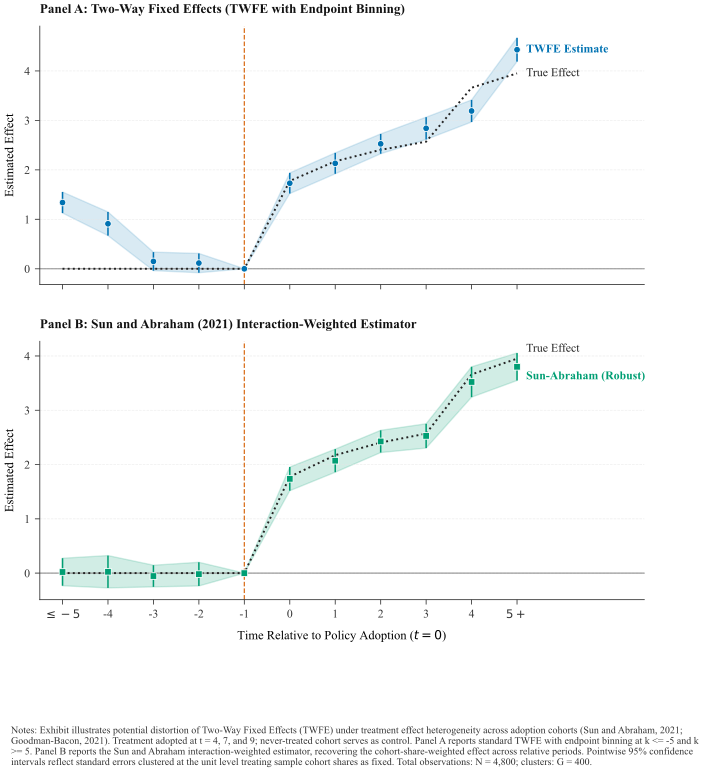

The script that saved this image:
"""
Publication-Grade Event-Study Plot for Staggered Difference-in-Differences.
Demonstrates Two-Way Fixed Effects (TWFE) negative-weighting distortion under cohort heterogeneity,
and provides the Sun and Abraham (2021) Interaction-Weighted heterogeneity-robust correction.

Citations:
- Sun, L., & Abraham, S. (2021). Estimating dynamic treatment effects in event study designs with
  heterogeneous treatment effects. Journal of Econometrics, 225(2), 175-199.
  DOI: 10.1016/j.jeconom.2020.09.006
- Goodman-Bacon, A. (2021). Difference-in-differences with variation in treatment timing.
  Journal of Econometrics, 225(2), 254-277.
  DOI: 10.1016/j.jeconom.2021.03.014
- Callaway, B., & Sant'Anna, P. H. (2021). Difference-in-differences with multiple time periods.
  Journal of Econometrics, 225(2), 200-230.
  DOI: 10.1016/j.jeconom.2020.12.001
"""

from pathlib import Path
import numpy as np
import pandas as pd
import matplotlib.pyplot as plt
import statsmodels.api as sm


def simulate_staggered_panel(n_units=400, n_periods=12, seed=42):
    """
    Simulates a panel dataset with staggered policy adoption and cohort-heterogeneous treatment effects.
    - Cohort 4: adopts at t = 4 (high initial shock, steep growth)
    - Cohort 7: adopts at t = 7 (moderate shock, moderate growth)
    - Cohort 9: adopts at t = 9 (low shock, flat growth)
    - Cohort 999: never-treated comparison units
    """
    np.random.seed(seed)
    unit_ids = np.repeat(np.arange(1, n_units + 1), n_periods)
    time_periods = np.tile(np.arange(1, n_periods + 1), n_units)
    
    cohort_assignment = np.random.choice([4, 7, 9, 999], size=n_units, p=[0.25, 0.25, 0.25, 0.25])
    cohorts = np.repeat(cohort_assignment, n_periods)
    
    df = pd.DataFrame({
        "unit": unit_ids,
        "time": time_periods,
        "cohort": cohorts
    })
    
    df["rel_time"] = np.where(df["cohort"] == 999, -999, df["time"] - df["cohort"])
    
    # Unit and Time Fixed Effects
    unit_fe = np.random.normal(5.0, 1.5, size=n_units)
    time_fe = 1.2 * np.sin(np.arange(1, n_periods + 1) / 2.0)
    
    df["alpha_i"] = unit_fe[df["unit"].values - 1]
    df["gamma_t"] = time_fe[df["time"].values - 1]
    
    # Cohort-heterogeneous treatment effects
    k_val = np.maximum(0, df["rel_time"].values)
    te = np.zeros(len(df))
    
    mask4 = (df["cohort"].values == 4) & (df["rel_time"].values >= 0)
    te[mask4] = 3.0 + 1.2 * np.log(k_val[mask4] + 1.0)
    
    mask7 = (df["cohort"].values == 7) & (df["rel_time"].values >= 0)
    te[mask7] = 1.5 + 0.4 * np.log(k_val[mask7] + 1.0)
    
    mask9 = (df["cohort"].values == 9) & (df["rel_time"].values >= 0)
    te[mask9] = 0.8 + 0.1 * np.log(k_val[mask9] + 1.0)
    
    df["true_te"] = te
    epsilon = np.random.normal(0, 1.0, size=len(df))
    df["outcome"] = df["alpha_i"] + df["gamma_t"] + te + epsilon
    
    return df


def get_cohort_treatment_effect(cohort, rel_time):
    """
    Evaluates the DGP treatment effect function tau_c(k) for cohort c at relative time k.
    For rel_time < 0, effect is 0.0 under the parallel trends assumption.
    For rel_time >= 0, effects follow cohort-specific logarithmic growth.
    """
    if rel_time < 0:
        return 0.0
    if cohort == 4:
        return 3.0 + 1.2 * np.log(rel_time + 1.0)
    elif cohort == 7:
        return 1.5 + 0.4 * np.log(rel_time + 1.0)
    elif cohort == 9:
        return 0.8 + 0.1 * np.log(rel_time + 1.0)
    return 0.0


def compute_true_effect_estimand(df, min_event=-5, max_event=5, n_periods=12):
    """
    Computes the true cohort-share-weighted average treatment effect estimand for each event time k.
    Matches the estimand targeted by the Sun and Abraham (2021) interaction-weighted estimator:
    - For interior event times (min_event < k < max_event), the cohort-share-weighted average of
      tau_c(k) over cohorts observed at k, using the realized cohort sizes in df.
    - For endpoint bins (k <= min_event and k >= max_event), the cohort-share-weighted average over
      cohorts of each cohort's mean effect across the event times that cohort contributes to the bin.
    """
    cohort_list = [4, 7, 9]
    cohort_sizes = {c: int((df["cohort"] == c).sum() // n_periods) for c in cohort_list}
    window = list(range(min_event, max_event + 1))
    estimands = {}
    
    for k in window:
        if k == min_event:
            active_c = []
            mean_effects = []
            weights = []
            for c in cohort_list:
                ks_c = [t - c for t in range(1, n_periods + 1) if (t - c) <= min_event]
                if ks_c:
                    active_c.append(c)
                    weights.append(cohort_sizes[c])
                    mean_effects.append(np.mean([get_cohort_treatment_effect(c, k_c) for k_c in ks_c]))
            total_w = sum(weights)
            estimands[k] = float(sum(w * eff for w, eff in zip(weights, mean_effects)) / total_w)
        elif k == max_event:
            active_c = []
            mean_effects = []
            weights = []
            for c in cohort_list:
                ks_c = [t - c for t in range(1, n_periods + 1) if (t - c) >= max_event]
                if ks_c:
                    active_c.append(c)
                    weights.append(cohort_sizes[c])
                    mean_effects.append(np.mean([get_cohort_treatment_effect(c, k_c) for k_c in ks_c]))
            total_w = sum(weights)
            estimands[k] = float(sum(w * eff for w, eff in zip(weights, mean_effects)) / total_w)
        else:
            active_c = []
            effects = []
            weights = []
            for c in cohort_list:
                if 1 <= c + k <= n_periods:
                    active_c.append(c)
                    weights.append(cohort_sizes[c])
                    effects.append(get_cohort_treatment_effect(c, k))
            total_w = sum(weights)
            estimands[k] = float(sum(w * eff for w, eff in zip(weights, effects)) / total_w)
            
    return estimands


def estimate_event_study(df, min_event=-5, max_event=5):
    """
    Estimates both standard TWFE (with endpoint binning) and the Sun-Abraham (2021)
    Interaction-Weighted estimator, using never-treated units as the comparison pool.
    """
    df = df.copy()
    window = list(range(min_event, max_event + 1))
    
    # --------------------------------------------------------------------------
    # 1. TWFE with Endpoint Binning
    # --------------------------------------------------------------------------
    df["twfe_lead_bin"] = ((df["cohort"] != 999) & (df["rel_time"] <= min_event)).astype(float)
    df["twfe_lag_bin"] = ((df["cohort"] != 999) & (df["rel_time"] >= max_event)).astype(float)
    
    twfe_regressors = ["twfe_lead_bin"]
    for k in window:
        if k in (min_event, max_event, -1):
            continue
        vname = f"twfe_k_{k}"
        df[vname] = ((df["cohort"] != 999) & (df["rel_time"] == k)).astype(float)
        twfe_regressors.append(vname)
    twfe_regressors.append("twfe_lag_bin")
    
    X_fe = pd.get_dummies(df[["unit", "time"]], columns=["unit", "time"], drop_first=True, dtype=float)
    X_twfe = pd.concat([df[twfe_regressors], X_fe], axis=1)
    X_twfe = sm.add_constant(X_twfe)
    
    fit_twfe = sm.OLS(df["outcome"], X_twfe).fit(cov_type="cluster", cov_kwds={"groups": df["unit"]})
    
    twfe_res = []
    for k in window:
        if k == -1:
            twfe_res.append({"event_time": -1, "est": 0.0, "se": 0.0, "ci_lo": 0.0, "ci_hi": 0.0})
        elif k == min_event:
            est = fit_twfe.params["twfe_lead_bin"]
            se = fit_twfe.bse["twfe_lead_bin"]
            twfe_res.append({"event_time": k, "est": est, "se": se, "ci_lo": est - 1.96 * se, "ci_hi": est + 1.96 * se})
        elif k == max_event:
            est = fit_twfe.params["twfe_lag_bin"]
            se = fit_twfe.bse["twfe_lag_bin"]
            twfe_res.append({"event_time": k, "est": est, "se": se, "ci_lo": est - 1.96 * se, "ci_hi": est + 1.96 * se})
        else:
            vname = f"twfe_k_{k}"
            est = fit_twfe.params[vname]
            se = fit_twfe.bse[vname]
            twfe_res.append({"event_time": k, "est": est, "se": se, "ci_lo": est - 1.96 * se, "ci_hi": est + 1.96 * se})
            
    df_twfe = pd.DataFrame(twfe_res)
    
    # --------------------------------------------------------------------------
    # 2. Sun-Abraham (2021) Interaction-Weighted Estimator
    # --------------------------------------------------------------------------
    cohort_list = [4, 7, 9]
    cohort_weights_base = {c: (df["cohort"] == c).sum() // 12 for c in cohort_list}
    sa_regressors = []
    
    for c in cohort_list:
        c_lead = f"sa_c{c}_lead_bin"
        df[c_lead] = ((df["cohort"] == c) & (df["rel_time"] <= min_event)).astype(float)
        if df[c_lead].sum() > 0:
            sa_regressors.append(c_lead)
            
        for k in window:
            if k in (min_event, max_event, -1):
                continue
            c_k = f"sa_c{c}_k_{k}"
            df[c_k] = ((df["cohort"] == c) & (df["rel_time"] == k)).astype(float)
            if df[c_k].sum() > 0:
                sa_regressors.append(c_k)
                
        c_lag = f"sa_c{c}_lag_bin"
        df[c_lag] = ((df["cohort"] == c) & (df["rel_time"] >= max_event)).astype(float)
        if df[c_lag].sum() > 0:
            sa_regressors.append(c_lag)
            
    X_sa = pd.concat([df[sa_regressors], X_fe], axis=1)
    X_sa = sm.add_constant(X_sa)
    
    fit_sa = sm.OLS(df["outcome"], X_sa).fit(cov_type="cluster", cov_kwds={"groups": df["unit"]})
    cov_matrix = fit_sa.cov_params()
    
    sa_res = []
    for k in window:
        if k == -1:
            sa_res.append({"event_time": -1, "est": 0.0, "se": 0.0, "ci_lo": 0.0, "ci_hi": 0.0})
            continue
            
        active_cohorts = []
        var_names = []
        for c in cohort_list:
            if k == min_event:
                vn = f"sa_c{c}_lead_bin"
            elif k == max_event:
                vn = f"sa_c{c}_lag_bin"
            else:
                vn = f"sa_c{c}_k_{k}"
            if vn in fit_sa.params:
                active_cohorts.append(c)
                var_names.append(vn)
                
        w_vec = np.array([cohort_weights_base[c] for c in active_cohorts], dtype=float)
        w_vec /= w_vec.sum()
        
        coef_sub = fit_sa.params[var_names].values
        point_est = float(np.sum(w_vec * coef_sub))
        
        cov_sub = cov_matrix.loc[var_names, var_names].values
        var_est = float(w_vec @ cov_sub @ w_vec)
        se_est = float(np.sqrt(np.maximum(0, var_est)))
        
        sa_res.append({
            "event_time": k,
            "est": point_est,
            "se": se_est,
            "ci_lo": point_est - 1.96 * se_est,
            "ci_hi": point_est + 1.96 * se_est
        })
        
    df_sa = pd.DataFrame(sa_res)
    return df_twfe, df_sa, int(fit_twfe.nobs), int(len(np.unique(df["unit"])))


def plot_event_study_comparison(df_twfe, df_sa, true_path, n_obs, n_clusters, out_pdf, out_png, style_path=None):
    """
    Renders two-panel publication exhibit comparing standard TWFE against the Sun-Abraham estimator.
    Direct endpoint labels replace detached legends; in-figure titles are omitted.
    """
    if style_path and Path(style_path).exists():
        plt.style.use(str(style_path))
    else:
        plt.style.use("default")
        
    fig, (ax1, ax2) = plt.subplots(2, 1, figsize=(7.2, 7.0), dpi=300, sharex=True)
    
    event_times = df_twfe["event_time"].values
    true_vals = [true_path[k] for k in event_times]
    
    # --------------------------------------------------------------------------
    # Panel A: TWFE Leads & Lags (Biased Baseline)
    # --------------------------------------------------------------------------
    ax1.axhline(0, color="#666666", linestyle="-", linewidth=0.7, alpha=0.8)
    ax1.axvline(-1, color="#D55E00", linestyle="--", linewidth=0.9, alpha=0.9)
    
    # True Effect trajectory
    ax1.plot(event_times, true_vals, color="#222222", linestyle=":", linewidth=1.4, zorder=2)
    
    # TWFE estimates and confidence bands
    ax1.fill_between(event_times, df_twfe["ci_lo"], df_twfe["ci_hi"], color="#0072B2", alpha=0.15)
    ax1.errorbar(
        event_times, df_twfe["est"],
        yerr=[df_twfe["est"] - df_twfe["ci_lo"], df_twfe["ci_hi"] - df_twfe["est"]],
        fmt="o", color="#0072B2", ecolor="#0072B2", elinewidth=1.1, capsize=0,
        markersize=4.8, markerfacecolor="#0072B2", markeredgecolor="#FFFFFF", markeredgewidth=0.6,
        zorder=4
    )
    
    # Direct endpoint labels
    y_twfe_end = df_twfe["est"].iloc[-1]
    y_true_end = true_vals[-1]
    if abs(y_twfe_end - y_true_end) < 0.35:
        y_true_lbl1 = max(y_twfe_end, y_true_end) + 0.18
        y_twfe_lbl = min(y_twfe_end, y_true_end) - 0.18
    else:
        y_true_lbl1 = y_true_end
        y_twfe_lbl = y_twfe_end
    ax1.text(5.2, y_twfe_lbl, "TWFE Estimate", ha="left", va="center",
             fontsize=8.5, fontweight="bold", color="#0072B2")
    ax1.text(5.2, y_true_lbl1, "True Effect", ha="left", va="center",
             fontsize=8.5, color="#222222")
    
    # Panel label outside plotting area (top-left)
    ax1.text(0.0, 1.04, "Panel A: Two-Way Fixed Effects (TWFE with Endpoint Binning)",
             transform=ax1.transAxes, fontsize=9.5, fontweight="bold", ha="left", va="bottom", color="#111111")
    
    ax1.set_ylabel("Estimated Effect", fontsize=9.0, labelpad=6)
    ax1.spines["top"].set_visible(False)
    ax1.spines["right"].set_visible(False)
    ax1.spines["left"].set_linewidth(0.6)
    ax1.spines["bottom"].set_linewidth(0.6)
    ax1.yaxis.grid(True, linestyle="--", linewidth=0.5, color="#E5E5E5", alpha=0.7)
    ax1.xaxis.grid(False)
    
    # --------------------------------------------------------------------------
    # Panel B: Sun-Abraham (2021) Interaction-Weighted (Robust)
    # --------------------------------------------------------------------------
    ax2.axhline(0, color="#666666", linestyle="-", linewidth=0.7, alpha=0.8)
    ax2.axvline(-1, color="#D55E00", linestyle="--", linewidth=0.9, alpha=0.9)
    
    # True Effect trajectory
    ax2.plot(event_times, true_vals, color="#222222", linestyle=":", linewidth=1.4, zorder=2)
    
    # Sun-Abraham estimates and confidence bands
    ax2.fill_between(event_times, df_sa["ci_lo"], df_sa["ci_hi"], color="#009E73", alpha=0.18)
    ax2.errorbar(
        event_times, df_sa["est"],
        yerr=[df_sa["est"] - df_sa["ci_lo"], df_sa["ci_hi"] - df_sa["est"]],
        fmt="s", color="#009E73", ecolor="#009E73", elinewidth=1.1, capsize=0,
        markersize=4.8, markerfacecolor="#009E73", markeredgecolor="#FFFFFF", markeredgewidth=0.6,
        zorder=4
    )
    
    # Direct endpoint labels with vertical collision avoidance
    y_sa_end = df_sa["est"].iloc[-1]
    if abs(y_sa_end - y_true_end) < 0.35:
        y_true_lbl2 = max(y_sa_end, y_true_end) + 0.18
        y_sa_lbl = min(y_sa_end, y_true_end) - 0.18
    else:
        y_true_lbl2 = y_true_end
        y_sa_lbl = y_sa_end
    ax2.text(5.2, y_sa_lbl, "Sun-Abraham (Robust)", ha="left", va="center",
             fontsize=8.5, fontweight="bold", color="#009E73")
    ax2.text(5.2, y_true_lbl2, "True Effect", ha="left", va="center",
             fontsize=8.5, color="#222222")
    
    # Panel label outside plotting area (top-left)
    ax2.text(0.0, 1.04, "Panel B: Sun and Abraham (2021) Interaction-Weighted Estimator",
             transform=ax2.transAxes, fontsize=9.5, fontweight="bold", ha="left", va="bottom", color="#111111")
    
    ax2.set_xlabel("Time Relative to Policy Adoption ($t = 0$)", fontsize=9.0, labelpad=6)
    ax2.set_ylabel("Estimated Effect", fontsize=9.0, labelpad=6)
    xtick_labels = [r"$\leq -5$" if k == -5 else (r"$5+$" if k == 5 else str(k)) for k in event_times]
    ax2.set_xticks(event_times)
    ax2.set_xticklabels(xtick_labels)
    ax2.set_xlim(-5.5, 7.8)
    
    ax2.spines["top"].set_visible(False)
    ax2.spines["right"].set_visible(False)
    ax2.spines["left"].set_linewidth(0.6)
    ax2.spines["bottom"].set_linewidth(0.6)
    ax2.yaxis.grid(True, linestyle="--", linewidth=0.5, color="#E5E5E5", alpha=0.7)
    ax2.xaxis.grid(False)
    
    # Self-contained Gastel & Day exhibit notes
    note_text = (
        "Notes: Exhibit illustrates potential distortion of Two-Way Fixed Effects (TWFE) under treatment effect heterogeneity across adoption cohorts "
        "(Sun and Abraham, 2021; Goodman-Bacon, 2021). Treatment adopted at t = 4, 7, and 9; never-treated cohort serves as control. "
        "Panel A reports standard TWFE with endpoint binning at k <= -5 and k >= 5. "
        "Panel B reports the Sun and Abraham interaction-weighted estimator, recovering the cohort-share-weighted effect across relative periods. "
        "Pointwise 95% confidence intervals reflect standard errors clustered at the unit level treating sample cohort shares as fixed. "
        f"Total observations: N = {int(n_obs):,}; clusters: G = {int(n_clusters):,}."
    )
    fig.text(0.04, -0.06, note_text, ha="left", va="top", fontsize=7.2, color="#333333", wrap=True)
    
    fig.subplots_adjust(left=0.08, right=0.92, top=0.94, bottom=0.12, hspace=0.22)
    fig.savefig(out_pdf, format="pdf", bbox_inches="tight")
    fig.savefig(out_png, dpi=300, format="png", bbox_inches="tight")
    plt.close(fig)
    print(f"Event study comparison saved: {out_pdf} and {out_png}")


def main():
    base_dir = Path(__file__).resolve().parent
    repo_root = base_dir.parent.parent
    style_file = repo_root / "templates" / "tufte.mplstyle"
    
    out_pdf = base_dir / "event_study.pdf"
    out_png = base_dir / "event_study_preview.png"
    
    df_panel = simulate_staggered_panel()
    true_eff = compute_true_effect_estimand(df_panel)
    df_twfe, df_sa, n_obs, n_clust = estimate_event_study(df_panel)
    
    plot_event_study_comparison(
        df_twfe, df_sa, true_eff, n_obs, n_clust,
        out_pdf=out_pdf, out_png=out_png,
        style_path=style_file
    )


if __name__ == "__main__":
    main()
